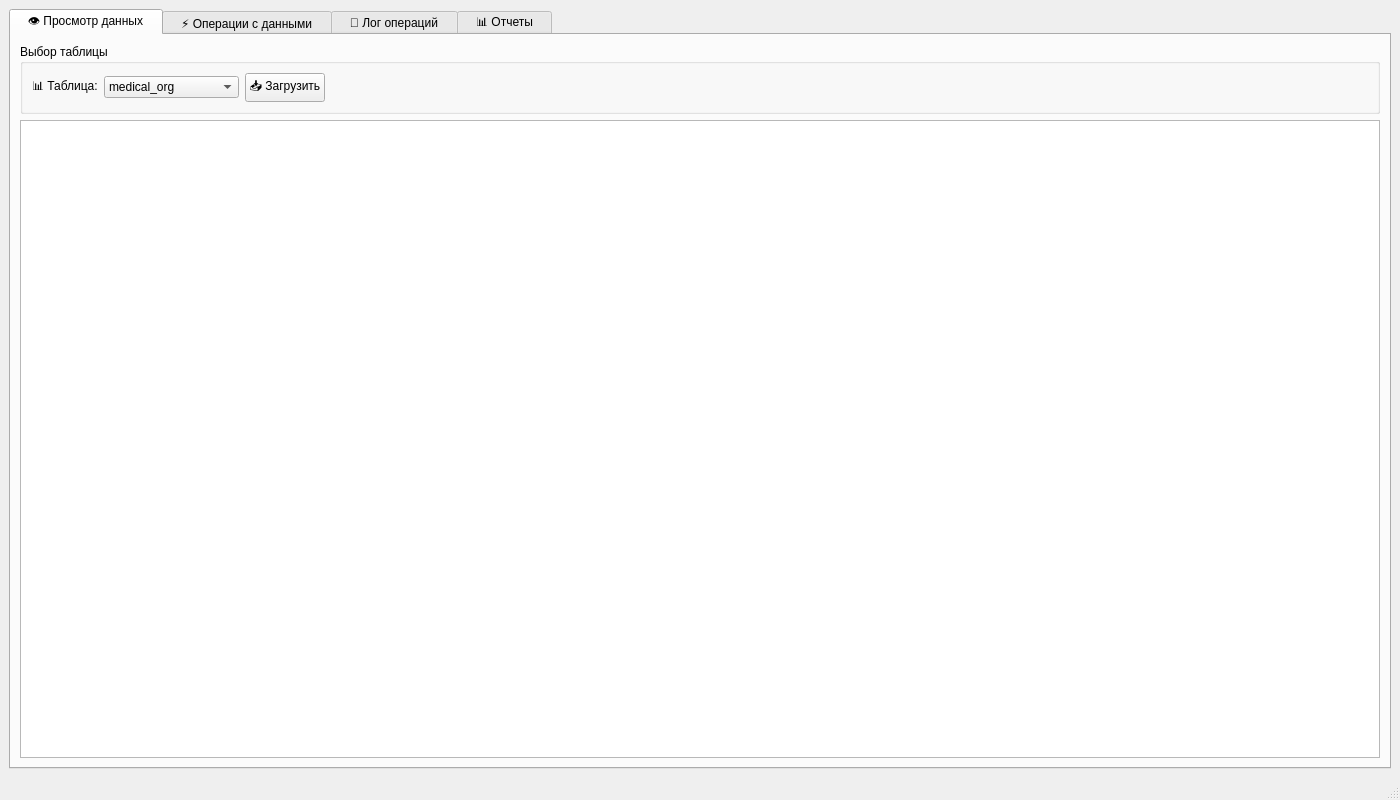
<?xml version="1.0" encoding="UTF-8"?>
<ui version="4.0">
 <class>MainWindow</class>
 <widget class="QMainWindow" name="MainWindow">
  <property name="geometry">
   <rect>
    <x>0</x>
    <y>0</y>
    <width>1400</width>
    <height>800</height>
   </rect>
  </property>
  <property name="minimumSize">
   <size>
    <width>1200</width>
    <height>700</height>
   </size>
  </property>
  <property name="styleSheet">
   <string notr="true">QMainWindow {
    background-color: #f5f7fa;
}

QWidget {
    font-family: 'Segoe UI', Arial, sans-serif;
    font-size: 16px;
}

QTabWidget::pane {
    border: 1px solid #d1d9e6;
    background-color: white;
    border-radius: 8px;
}

QTabBar::tab {
    background-color: #e8ebf0;
    padding: 10px 20px;
    margin-right: 2px;
    border-top-left-radius: 6px;
    border-top-right-radius: 6px;
    color: #5a6576;
    font-weight: 500;
}

QTabBar::tab:selected {
    background-color: white;
    color: #2c3e50;
    border-bottom: 2px solid #3498db;
    font-weight: 600;
}

QTabBar::tab:hover:!selected {
    background-color: #f0f3f7;
}

QGroupBox {
    border: 2px solid #e1e8ed;
    border-radius: 8px;
    margin-top: 10px;
    padding-top: 15px;
    font-weight: 600;
    color: #2c3e50;
    background-color: white;
}

QGroupBox::title {
    subcontrol-origin: margin;
    left: 15px;
    padding: 0 10px 0 10px;
    background-color: white;
}

QTableView {
    background-color: white;
    border: 1px solid #d1d9e6;
    border-radius: 6px;
    gridline-color: #e8ebf0;
    selection-background-color: #3498db;
    selection-color: white;
    alternate-background-color: #f8fafc;
}

QTableView::item {
    padding: 6px;
}

QTableView::item:selected {
    background-color: #3498db;
    color: white;
}

QHeaderView::section {
    background-color: #2c3e50;
    color: white;
    padding: 8px;
    border: none;
    font-weight: 600;
}

QPushButton {
    background-color: #3498db;
    border: none;
    border-radius: 6px;
    color: white;
    padding: 10px 20px;
    font-weight: 600;
    min-height: 36px;
    transition: all 0.3s ease;
}

QPushButton:hover {
    background-color: #2980b9;
    transform: translateY(-1px);
    box-shadow: 0 4px 12px rgba(52, 152, 219, 0.3);
}

QPushButton:pressed {
    background-color: #21618c;
    transform: translateY(0);
}

QPushButton:disabled {
    background-color: #bdc3c7;
    color: #7f8c8d;
}

QComboBox {
    border: 2px solid #d1d9e6;
    border-radius: 6px;
    padding: 8px 15px;
    background-color: white;
    min-height: 36px;
    selection-background-color: #3498db;
}

QComboBox:hover {
    border-color: #3498db;
}

QComboBox::drop-down {
    border: none;
    width: 30px;
}

QComboBox::down-arrow {
    image: url(down_arrow.png);
    width: 12px;
    height: 12px;
}

QComboBox QAbstractItemView {
    border: 1px solid #d1d9e6;
    border-radius: 6px;
    selection-background-color: #3498db;
    selection-color: white;
    background-color: white;
}

QLineEdit {
    border: 2px solid #d1d9e6;
    border-radius: 6px;
    padding: 8px 12px;
    background-color: white;
    min-height: 36px;
}

QLineEdit:focus {
    border-color: #3498db;
    box-shadow: 0 0 0 2px rgba(52, 152, 219, 0.2);
}

QLineEdit[placeholderText]:empty {
    color: #95a5a6;
}

QLabel {
    color: #2c3e50;
    font-weight: 500;
}

QFrame[frameShape="4"] {
    background-color: transparent;
    border: none;
}

QMenuBar {
    background-color: #2c3e50;
    color: white;
    padding: 5px;
}

QMenuBar::item {
    padding: 8px 15px;
    background-color: transparent;
    border-radius: 4px;
}

QMenuBar::item:selected {
    background-color: #3498db;
}

QStatusBar {
    background-color: #ecf0f1;
    color: #7f8c8d;
    padding: 5px;
}

QCheckBox {
    spacing: 8px;
    color: #2c3e50;
}

QCheckBox::indicator {
    width: 18px;
    height: 18px;
    border: 2px solid #d1d9e6;
    border-radius: 4px;
}

QCheckBox::indicator:checked {
    background-color: #3498db;
    border-color: #3498db;
    image: url(check.png);
}

/* Специальные стили для кнопок операций */
#insertOrgButton, #insertStaffButton, #insertPatientButton {
    background-color: #27ae60;
}

#insertOrgButton:hover, #insertStaffButton:hover, #insertPatientButton:hover {
    background-color: #219653;
}

#deleteOrgButton, #deleteStaffButton, #deletePatientButton {
    background-color: #e74c3c;
}

#deleteOrgButton:hover, #deleteStaffButton:hover, #deletePatientButton:hover {
    background-color: #c0392b;
}

#undoButton {
    background-color: #e67e22;
}

#undoButton:hover {
    background-color: #d35400;
}

#generateReportButton {
    background-color: #9b59b6;
}

#generateReportButton:hover {
    background-color: #8e44ad;
}

/* Стиль для кнопок очистки */
#clearOrgButton, #clearStaffButton, #clearPatientButton {
    background-color: #95a5a6;
}

#clearOrgButton:hover, #clearStaffButton:hover, #clearPatientButton:hover {
    background-color: #7f8c8d;
}

/* Стиль для загрузочных кнопок */
#loadTableButton, #loadAuditButton {
    background-color: #3498db;
    padding: 10px 25px;
}

/* Анимация при нажатии */
@keyframes buttonClick {
    0% { transform: scale(1); }
    50% { transform: scale(0.97); }
    100% { transform: scale(1); }
}

QPushButton:pressed {
    animation: buttonClick 0.2s ease;
}</string>
  </property>
  <property name="windowTitle">
   <string>Интерны`s Database</string>
  </property>
  <widget class="QWidget" name="centralwidget">
   <layout class="QVBoxLayout" name="verticalLayout">
    <item>
     <widget class="QTabWidget" name="tabWidget">
      <property name="currentIndex">
       <number>0</number>
      </property>
      <property name="tabPosition">
       <enum>QTabWidget::North</enum>
      </property>
      <property name="tabShape">
       <enum>QTabWidget::Rounded</enum>
      </property>
      <property name="documentMode">
       <bool>false</bool>
      </property>
      <property name="tabsClosable">
       <bool>false</bool>
      </property>
      <property name="movable">
       <bool>false</bool>
      </property>
      <widget class="QWidget" name="viewTab">
       <attribute name="title">
        <string>  👁 Просмотр данных  </string>
       </attribute>
       <layout class="QVBoxLayout" name="verticalLayout_2">
        <item>
         <widget class="QGroupBox" name="groupBox">
          <property name="title">
           <string>Выбор таблицы</string>
          </property>
          <layout class="QHBoxLayout" name="horizontalLayout">
           <item>
            <widget class="QLabel" name="label">
             <property name="text">
              <string>📊 Таблица:</string>
             </property>
            </widget>
           </item>
           <item>
            <widget class="QComboBox" name="tableComboBox">
             <item>
              <property name="text">
               <string>medical_org</string>
              </property>
             </item>
             <item>
              <property name="text">
               <string>staff</string>
              </property>
             </item>
             <item>
              <property name="text">
               <string>patient</string>
              </property>
             </item>
             <item>
              <property name="text">
               <string>treatment</string>
              </property>
             </item>
             <item>
              <property name="text">
               <string>doctor_assignment</string>
              </property>
             </item>
             <item>
              <property name="text">
               <string>audit_log</string>
              </property>
             </item>
            </widget>
           </item>
           <item>
            <widget class="QPushButton" name="loadTableButton">
             <property name="text">
              <string>📥 Загрузить</string>
             </property>
             <property name="cursor">
              <cursorShape>PointingHandCursor</cursorShape>
             </property>
            </widget>
           </item>
           <item>
            <spacer name="horizontalSpacer">
             <property name="orientation">
              <enum>Qt::Horizontal</enum>
             </property>
             <property name="sizeHint" stdset="0">
              <size>
               <width>40</width>
               <height>20</height>
              </size>
             </property>
            </spacer>
           </item>
          </layout>
         </widget>
        </item>
        <item>
         <widget class="QTableView" name="tableView">
          <property name="alternatingRowColors">
           <bool>true</bool>
          </property>
          <property name="selectionBehavior">
           <enum>QAbstractItemView::SelectRows</enum>
          </property>
          <property name="selectionMode">
           <enum>QAbstractItemView::SingleSelection</enum>
          </property>
          <property name="showGrid">
           <bool>true</bool>
          </property>
          <property name="gridStyle">
           <enum>Qt::DotLine</enum>
          </property>
          <property name="sortingEnabled">
           <bool>true</bool>
          </property>
          <property name="cornerButtonEnabled">
           <bool>false</bool>
          </property>
         </widget>
        </item>
       </layout>
      </widget>
      <widget class="QWidget" name="crudTab">
       <attribute name="title">
        <string>  ⚡ Операции с данными  </string>
       </attribute>
       <layout class="QVBoxLayout" name="verticalLayout_3">
        <item>
         <widget class="QTabWidget" name="crudTabWidget">
          <property name="currentIndex">
           <number>0</number>
          </property>
          <property name="tabPosition">
           <enum>QTabWidget::North</enum>
          </property>
          <property name="documentMode">
           <bool>true</bool>
          </property>
          <property name="tabShape">
           <enum>QTabWidget::Rounded</enum>
          </property>
          <widget class="QWidget" name="orgTab">
           <attribute name="title">
            <string>  🏥 Медицинские организации  </string>
           </attribute>
           <layout class="QVBoxLayout" name="verticalLayout_4">
            <item>
             <widget class="QGroupBox" name="groupBox_2">
              <property name="title">
               <string>Данные организации</string>
              </property>
              <layout class="QGridLayout" name="gridLayout">
               <item row="0" column="0">
                <widget class="QLabel" name="label_2">
                 <property name="text">
                  <string>🔑 ID:</string>
                 </property>
                </widget>
               </item>
               <item row="0" column="1">
                <widget class="QLineEdit" name="orgIdEdit">
                 <property name="placeholderText">
                  <string>Введите id</string>
                 </property>
                </widget>
               </item>
               <item row="1" column="0">
                <widget class="QLabel" name="label_3">
                 <property name="text">
                  <string>🏢 Название:</string>
                 </property>
                </widget>
               </item>
               <item row="1" column="1">
                <widget class="QLineEdit" name="orgNameEdit">
                 <property name="placeholderText">
                  <string>Введите название</string>
                 </property>
                </widget>
               </item>
               <item row="2" column="0">
                <widget class="QLabel" name="label_4">
                 <property name="text">
                  <string>📍 Адрес:</string>
                 </property>
                </widget>
               </item>
               <item row="2" column="1">
                <widget class="QLineEdit" name="orgAddressEdit">
                 <property name="placeholderText">
                  <string>Введите адрес</string>
                 </property>
                </widget>
               </item>
               <item row="3" column="0">
                <widget class="QLabel" name="label_5">
                 <property name="text">
                  <string>📋 Тип:</string>
                 </property>
                </widget>
               </item>
               <item row="3" column="1">
                <widget class="QComboBox" name="orgTypeCombo">
                 <item>
                  <property name="text">
                   <string>hospital</string>
                  </property>
                 </item>
                 <item>
                  <property name="text">
                   <string>clinic</string>
                  </property>
                 </item>
                </widget>
               </item>
              </layout>
             </widget>
            </item>
            <item>
             <widget class="QFrame" name="frame">
              <property name="frameShape">
               <enum>QFrame::StyledPanel</enum>
              </property>
              <property name="frameShadow">
               <enum>QFrame::Raised</enum>
              </property>
              <layout class="QHBoxLayout" name="horizontalLayout_2">
               <item>
                <widget class="QPushButton" name="insertOrgButton">
                 <property name="text">
                  <string>➕ Добавить</string>
                 </property>
                 <property name="cursor">
                  <cursorShape>PointingHandCursor</cursorShape>
                 </property>
                 <property name="iconSize">
                  <size>
                   <width>16</width>
                   <height>16</height>
                  </size>
                 </property>
                </widget>
               </item>
               <item>
                <widget class="QPushButton" name="updateOrgButton">
                 <property name="text">
                  <string>✏️ Обновить</string>
                 </property>
                 <property name="cursor">
                  <cursorShape>PointingHandCursor</cursorShape>
                 </property>
                </widget>
               </item>
               <item>
                <widget class="QPushButton" name="deleteOrgButton">
                 <property name="text">
                  <string>🗑️ Удалить</string>
                 </property>
                 <property name="cursor">
                  <cursorShape>PointingHandCursor</cursorShape>
                 </property>
                </widget>
               </item>
               <item>
                <spacer name="horizontalSpacer_2">
                 <property name="orientation">
                  <enum>Qt::Horizontal</enum>
                 </property>
                 <property name="sizeHint" stdset="0">
                  <size>
                   <width>40</width>
                   <height>20</height>
                  </size>
                 </property>
                </spacer>
               </item>
               <item>
                <widget class="QPushButton" name="clearOrgButton">
                 <property name="text">
                  <string>🧹 Очистить</string>
                 </property>
                 <property name="cursor">
                  <cursorShape>PointingHandCursor</cursorShape>
                 </property>
                </widget>
               </item>
              </layout>
             </widget>
            </item>
           </layout>
          </widget>
          <widget class="QWidget" name="staffTab">
           <attribute name="title">
            <string>  👨‍⚕️ Персонал  </string>
           </attribute>
           <layout class="QVBoxLayout" name="verticalLayout_5">
            <item>
             <widget class="QGroupBox" name="groupBox_3">
              <property name="title">
               <string>Данные сотрудника</string>
              </property>
              <layout class="QGridLayout" name="gridLayout_2">
               <item row="0" column="0">
                <widget class="QLabel" name="label_6">
                 <property name="text">
                  <string>🔑 ID:</string>
                 </property>
                </widget>
               </item>
               <item row="0" column="1">
                <widget class="QLineEdit" name="staffIdEdit">
                 <property name="placeholderText">
                  <string>Введите id</string>
                 </property>
                </widget>
               </item>
               <item row="1" column="0">
                <widget class="QLabel" name="label_7">
                 <property name="text">
                  <string>👤 ФИО:</string>
                 </property>
                </widget>
               </item>
               <item row="1" column="1">
                <widget class="QLineEdit" name="staffNameEdit">
                 <property name="placeholderText">
                  <string>Введите ФИО</string>
                 </property>
                </widget>
               </item>
               <item row="2" column="0">
                <widget class="QLabel" name="label_8">
                 <property name="text">
                  <string>💼 Должность:</string>
                 </property>
                </widget>
               </item>
               <item row="2" column="1">
                <widget class="QComboBox" name="staffRoleCombo">
                 <item>
                  <property name="text">
                   <string>doctor</string>
                  </property>
                 </item>
                 <item>
                  <property name="text">
                   <string>nurse</string>
                  </property>
                 </item>
                </widget>
               </item>
               <item row="3" column="0">
                <widget class="QLabel" name="label_9">
                 <property name="text">
                  <string>🎯 Специализация:</string>
                 </property>
                </widget>
               </item>
               <item row="3" column="1">
                <widget class="QLineEdit" name="staffSpecEdit">
                 <property name="placeholderText">
                  <string>Введите специализацию</string>
                 </property>
                </widget>
               </item>
               <item row="4" column="0">
                <widget class="QLabel" name="label_10">
                 <property name="text">
                  <string>📞 Телефон:</string>
                 </property>
                </widget>
               </item>
               <item row="4" column="1">
                <widget class="QLineEdit" name="staffPhoneEdit">
                 <property name="placeholderText">
                  <string>Введите телефон</string>
                 </property>
                </widget>
               </item>
              </layout>
             </widget>
            </item>
            <item>
             <widget class="QFrame" name="frame_2">
              <property name="frameShape">
               <enum>QFrame::StyledPanel</enum>
              </property>
              <property name="frameShadow">
               <enum>QFrame::Raised</enum>
              </property>
              <layout class="QHBoxLayout" name="horizontalLayout_3">
               <item>
                <widget class="QPushButton" name="insertStaffButton">
                 <property name="text">
                  <string>➕ Добавить</string>
                 </property>
                 <property name="cursor">
                  <cursorShape>PointingHandCursor</cursorShape>
                 </property>
                </widget>
               </item>
               <item>
                <widget class="QPushButton" name="updateStaffButton">
                 <property name="text">
                  <string>✏️ Обновить</string>
                 </property>
                 <property name="cursor">
                  <cursorShape>PointingHandCursor</cursorShape>
                 </property>
                </widget>
               </item>
               <item>
                <widget class="QPushButton" name="deleteStaffButton">
                 <property name="text">
                  <string>🗑️ Удалить</string>
                 </property>
                 <property name="cursor">
                  <cursorShape>PointingHandCursor</cursorShape>
                 </property>
                </widget>
               </item>
               <item>
                <spacer name="horizontalSpacer_3">
                 <property name="orientation">
                  <enum>Qt::Horizontal</enum>
                 </property>
                 <property name="sizeHint" stdset="0">
                  <size>
                   <width>40</width>
                   <height>20</height>
                  </size>
                 </property>
                </spacer>
               </item>
               <item>
                <widget class="QPushButton" name="clearStaffButton">
                 <property name="text">
                  <string>🧹 Очистить</string>
                 </property>
                 <property name="cursor">
                  <cursorShape>PointingHandCursor</cursorShape>
                 </property>
                </widget>
               </item>
              </layout>
             </widget>
            </item>
           </layout>
          </widget>
          <widget class="QWidget" name="patientTab">
           <attribute name="title">
            <string>  🤒 Пациенты  </string>
           </attribute>
           <layout class="QVBoxLayout" name="verticalLayout_6">
            <item>
             <widget class="QGroupBox" name="groupBox_4">
              <property name="title">
               <string>Данные пациента</string>
              </property>
              <layout class="QGridLayout" name="gridLayout_3">
               <item row="0" column="0">
                <widget class="QLabel" name="label_11">
                 <property name="text">
                  <string>🔑 ID:</string>
                 </property>
                </widget>
               </item>
               <item row="0" column="1">
                <widget class="QLineEdit" name="patientIdEdit">
                 <property name="placeholderText">
                  <string>Введите id</string>
                 </property>
                </widget>
               </item>
               <item row="1" column="0">
                <widget class="QLabel" name="label_12">
                 <property name="text">
                  <string>👤 ФИО:</string>
                 </property>
                </widget>
               </item>
               <item row="1" column="1">
                <widget class="QLineEdit" name="patientNameEdit">
                 <property name="placeholderText">
                  <string>Введите ФИО</string>
                 </property>
                </widget>
               </item>
               <item row="2" column="0">
                <widget class="QLabel" name="label_13">
                 <property name="text">
                  <string>🎂 Дата рождения:</string>
                 </property>
                </widget>
               </item>
               <item row="2" column="1">
                <widget class="QLineEdit" name="patientBirthEdit">
                 <property name="placeholderText">
                  <string>YYYY-MM-DD</string>
                 </property>
                </widget>
               </item>
               <item row="3" column="0">
                <widget class="QLabel" name="label_14">
                 <property name="text">
                  <string>🏥 Страховка:</string>
                 </property>
                </widget>
               </item>
               <item row="3" column="1">
                <widget class="QLineEdit" name="patientInsuranceEdit">
                 <property name="placeholderText">
                  <string>Введите номер страховки</string>
                 </property>
                </widget>
               </item>
               <item row="4" column="0">
                <widget class="QLabel" name="label_15">
                 <property name="text">
                  <string>🏢 ID клиники:</string>
                 </property>
                </widget>
               </item>
               <item row="4" column="1">
                <widget class="QLineEdit" name="patientClinicEdit">
                 <property name="placeholderText">
                  <string>Введите ID клиники</string>
                 </property>
                </widget>
               </item>
              </layout>
             </widget>
            </item>
            <item>
             <widget class="QFrame" name="frame_3">
              <property name="frameShape">
               <enum>QFrame::StyledPanel</enum>
              </property>
              <property name="frameShadow">
               <enum>QFrame::Raised</enum>
              </property>
              <layout class="QHBoxLayout" name="horizontalLayout_4">
               <item>
                <widget class="QPushButton" name="insertPatientButton">
                 <property name="text">
                  <string>➕ Добавить</string>
                 </property>
                 <property name="cursor">
                  <cursorShape>PointingHandCursor</cursorShape>
                 </property>
                </widget>
               </item>
               <item>
                <widget class="QPushButton" name="updatePatientButton">
                 <property name="text">
                  <string>✏️ Обновить</string>
                 </property>
                 <property name="cursor">
                  <cursorShape>PointingHandCursor</cursorShape>
                 </property>
                </widget>
               </item>
               <item>
                <widget class="QPushButton" name="deletePatientButton">
                 <property name="text">
                  <string>🗑️ Удалить</string>
                 </property>
                 <property name="cursor">
                  <cursorShape>PointingHandCursor</cursorShape>
                 </property>
                </widget>
               </item>
               <item>
                <spacer name="horizontalSpacer_4">
                 <property name="orientation">
                  <enum>Qt::Horizontal</enum>
                 </property>
                 <property name="sizeHint" stdset="0">
                  <size>
                   <width>40</width>
                   <height>20</height>
                  </size>
                 </property>
                </spacer>
               </item>
               <item>
                <widget class="QPushButton" name="clearPatientButton">
                 <property name="text">
                  <string>🧹 Очистить</string>
                 </property>
                 <property name="cursor">
                  <cursorShape>PointingHandCursor</cursorShape>
                 </property>
                </widget>
               </item>
              </layout>
             </widget>
            </item>
           </layout>
          </widget>
         </widget>
        </item>
       </layout>
      </widget>
      <widget class="QWidget" name="auditTab">
       <attribute name="title">
        <string>  📝 Лог операций  </string>
       </attribute>
       <layout class="QVBoxLayout" name="verticalLayout_7">
        <item>
         <widget class="QGroupBox" name="groupBox_5">
          <property name="title">
           <string>Фильтры</string>
          </property>
          <layout class="QGridLayout" name="gridLayout_4">
           <item row="0" column="0">
            <widget class="QLabel" name="label_16">
             <property name="text">
              <string>📅 С:</string>
             </property>
            </widget>
           </item>
           <item row="0" column="1">
            <widget class="QLineEdit" name="startDateEdit">
             <property name="placeholderText">
              <string>YYYY-MM-DD</string>
             </property>
            </widget>
           </item>
           <item row="0" column="2">
            <widget class="QLabel" name="label_17">
             <property name="text">
              <string>📅 По:</string>
             </property>
            </widget>
           </item>
           <item row="0" column="3">
            <widget class="QLineEdit" name="endDateEdit">
             <property name="placeholderText">
              <string>YYYY-MM-DD</string>
             </property>
            </widget>
           </item>
           <item row="1" column="0">
            <widget class="QLabel" name="label_18">
             <property name="text">
              <string>🔧 Тип операции:</string>
             </property>
            </widget>
           </item>
           <item row="1" column="1">
            <widget class="QComboBox" name="operationTypeCombo">
             <item>
              <property name="text">
               <string>Все</string>
              </property>
             </item>
             <item>
              <property name="text">
               <string>INSERT</string>
              </property>
             </item>
             <item>
              <property name="text">
               <string>UPDATE</string>
              </property>
             </item>
             <item>
              <property name="text">
               <string>DELETE</string>
              </property>
             </item>
            </widget>
           </item>
           <item row="1" column="2">
            <spacer name="horizontalSpacer_5">
             <property name="orientation">
              <enum>Qt::Horizontal</enum>
             </property>
             <property name="sizeHint" stdset="0">
              <size>
               <width>40</width>
               <height>20</height>
              </size>
             </property>
            </spacer>
           </item>
           <item row="1" column="3">
            <widget class="QPushButton" name="loadAuditButton">
             <property name="text">
              <string>📥 Загрузить лог</string>
             </property>
             <property name="cursor">
              <cursorShape>PointingHandCursor</cursorShape>
             </property>
            </widget>
           </item>
          </layout>
         </widget>
        </item>
        <item>
         <widget class="QTableView" name="auditTableView">
          <property name="alternatingRowColors">
           <bool>true</bool>
          </property>
          <property name="selectionBehavior">
           <enum>QAbstractItemView::SelectRows</enum>
          </property>
         </widget>
        </item>
        <item>
         <widget class="QFrame" name="frame_4">
          <property name="frameShape">
           <enum>QFrame::StyledPanel</enum>
          </property>
          <property name="frameShadow">
           <enum>QFrame::Raised</enum>
          </property>
          <layout class="QHBoxLayout" name="horizontalLayout_5">
           <item>
            <widget class="QLabel" name="label_19">
             <property name="text">
              <string>🔙 ID операции для отмены:</string>
             </property>
            </widget>
           </item>
           <item>
            <widget class="QLineEdit" name="undoIdEdit">
             <property name="placeholderText">
              <string>Введите ID операции</string>
             </property>
            </widget>
           </item>
           <item>
            <widget class="QPushButton" name="undoButton">
             <property name="text">
              <string>↩️ Отменить операцию</string>
             </property>
             <property name="cursor">
              <cursorShape>PointingHandCursor</cursorShape>
             </property>
            </widget>
           </item>
          </layout>
         </widget>
        </item>
       </layout>
      </widget>
      <widget class="QWidget" name="reportTab">
       <attribute name="title">
        <string>  📊 Отчеты  </string>
       </attribute>
       <layout class="QVBoxLayout" name="verticalLayout_8">
        <item>
         <widget class="QGroupBox" name="groupBox_6">
          <property name="title">
           <string>Сводный отчет по операциям</string>
          </property>
          <layout class="QGridLayout" name="gridLayout_5">
           <item row="0" column="0">
            <widget class="QCheckBox" name="flag1CheckBox">
             <property name="text">
              <string>📝 Сортировать по названию сущности</string>
             </property>
            </widget>
           </item>
           <item row="0" column="1">
            <widget class="QCheckBox" name="flag2CheckBox">
             <property name="text">
              <string>🔧 Сортировать по типу операции</string>
             </property>
            </widget>
           </item>
           <item row="0" column="2">
            <widget class="QCheckBox" name="flag3CheckBox">
             <property name="text">
              <string>📈 Сортировать по количеству операций</string>
             </property>
            </widget>
           </item>
           <item row="1" column="0" colspan="3">
            <widget class="QPushButton" name="generateReportButton">
             <property name="text">
              <string>📄 Сгенерировать отчет</string>
             </property>
             <property name="cursor">
              <cursorShape>PointingHandCursor</cursorShape>
             </property>
            </widget>
           </item>
          </layout>
         </widget>
        </item>
        <item>
         <widget class="QTableView" name="reportTableView">
          <property name="alternatingRowColors">
           <bool>true</bool>
          </property>
          <property name="selectionBehavior">
           <enum>QAbstractItemView::SelectRows</enum>
          </property>
         </widget>
        </item>
       </layout>
      </widget>
     </widget>
    </item>
   </layout>
  </widget>
  <widget class="QMenuBar" name="menubar">
   <property name="geometry">
    <rect>
     <x>0</x>
     <y>0</y>
     <width>1400</width>
     <height>25</height>
    </rect>
   </property>
   <property name="font">
    <font>
     <pointsize>10</pointsize>
     <weight>500</weight>
    </font>
   </property>
  </widget>
  <widget class="QStatusBar" name="statusbar">
   <property name="font">
    <font>
     <pointsize>9</pointsize>
    </font>
   </property>
  </widget>
 </widget>
 <resources/>
 <connections/>
</ui>
